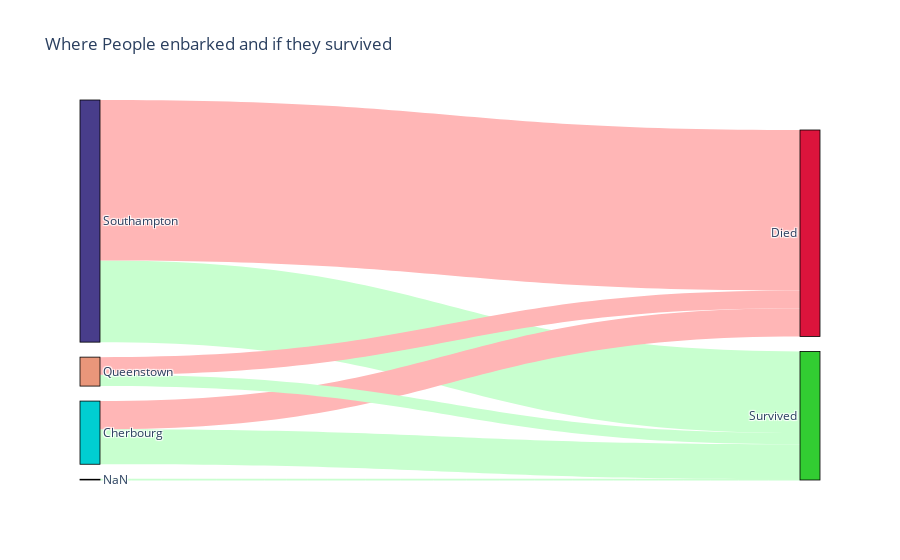

The notebook cell saved with this chart:
### Markdown cell above
After seperating those numbers and preprocessing those, use them to plot the Sanky diagram.

### Code cell
import plotly.graph_objects as go


fig = go.Figure(data = [go.Sankey(
   node = dict(
      pad = 15,
      thickness = 20,
      line = dict(color = "black", width = 0.8),
      label = [df.Source[0],df.Source[2],df.Source[4], df.Source[6], df.Target[0],df.Target[1]],
      color = ["darkslateblue","darkturquoise","darksalmon", "burlywood","limegreen","crimson"]
   ),
   link = dict(
      source = [0, 0, 1,1,2,2,3,3 ], # indices correspond to labels, eg A1, A2, A1, B1, ...
      target = [4, 5, 4,5,4,5,4,5],
      value = [df.value[0],df.value[1],df.value[2],df.value[3],df.value[4],df.value[5],df.value[6],df.value[7]],
      label = [df.lable[0],df.lable[1],df.lable[2],df.lable[3],df.lable[4],df.lable[5], df.lable[6],df.lable[7]],
      color = ['#C8FFCF', '#FFB6B6', '#C8FFCF', '#FFB6B6','#C8FFCF', '#FFB6B6','#C8FFCF', '#FFB6B6']
   ))])

fig.update_layout(title_text = "Where People enbarked and if they survived", font_size = 12)
fig.show()

### Figure 1 — Plotly figure (JSON) as saved in the notebook; plotly's stock layout.template omitted (floating-point values rounded to 4 significant figures)
{"data": [{"link": {"color": ["#C8FFCF", "#FFB6B6", "#C8FFCF", "#FFB6B6", "#C8FFCF", "#FFB6B6", "#C8FFCF", "#FFB6B6"], "label": ["Embarked Southampton and survived", "Embarked Southampton and died", "Embarked Cherbourg and survived", "Embarked Cherbourg and died", "Embarked Queenstown and survived", "Embarked Queenstown and died", "Embark unknown and survived", "Embark unknown and died"], "source": [0, 0, 1, 1, 2, 2, 3, 3], "target": [4, 5, 4, 5, 4, 5, 4, 5], "value": [217, 427, 93, 75, 30, 47, 2, 0]}, "node": {"color": ["darkslateblue", "darkturquoise", "darksalmon", "burlywood", "limegreen", "crimson"], "label": ["Southampton", "Cherbourg", "Queenstown", "NaN", "Survived", "Died"], "line": {"color": "black", "width": 0.8}, "pad": 15, "thickness": 20}, "type": "sankey"}], "layout": {"font": {"size": 12}, "title": {"text": "Where People enbarked and if they survived"}}}
